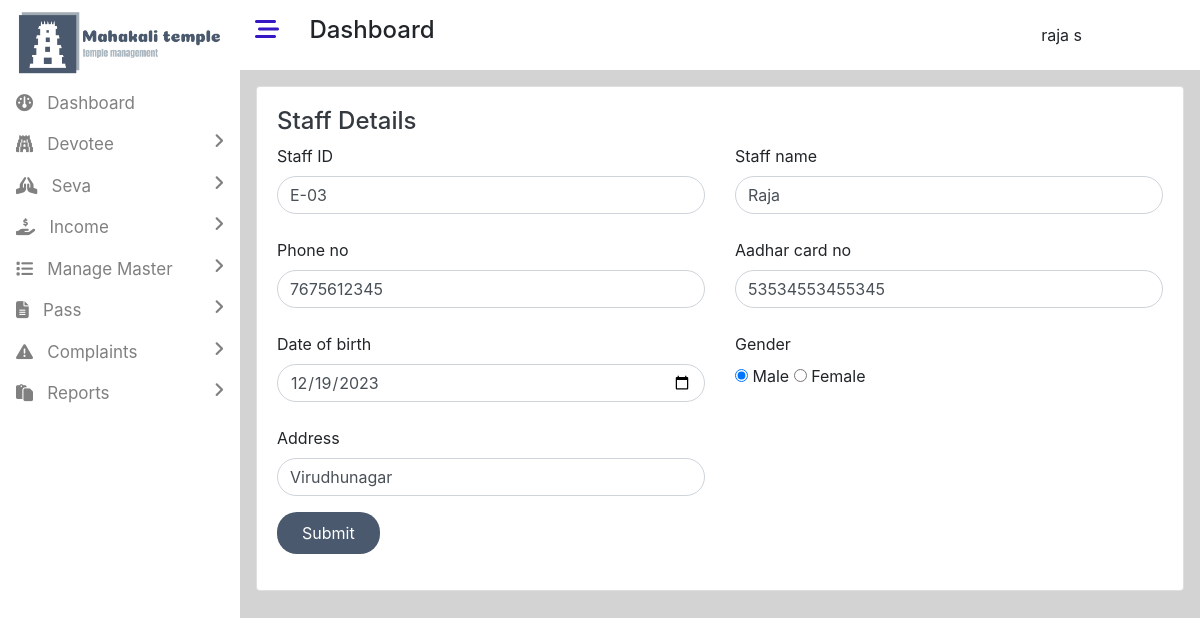
Page /admin/edit_staff.php?id=3 (signed in) on the committed database.
### tables this page shows
CREATE TABLE `user` (
  `user_id` int(11) NOT NULL,
  `first_name` varchar(50) NOT NULL,
  `last_name` varchar(50) NOT NULL,
  `email` varchar(50) NOT NULL,
  `password` varchar(50) NOT NULL,
  `role` varchar(50) NOT NULL,
  `reading_time` timestamp NOT NULL DEFAULT current_timestamp() ON UPDATE current_timestamp()
);

CREATE TABLE `staff` (
  `id` int(11) NOT NULL,
  `staff_id` varchar(30) NOT NULL,
  `staff_name` varchar(50) NOT NULL,
  `phone` varchar(50) NOT NULL,
  `aadhar` varchar(50) NOT NULL,
  `dob` varchar(50) NOT NULL,
  `gender` varchar(10) NOT NULL,
  `address` text NOT NULL,
  `reading_time` timestamp NOT NULL DEFAULT current_timestamp() ON UPDATE current_timestamp()
);

### admin/admin_db.php (called while the page is built, shortened)
<?php
$con=mysqli_connect("localhost","root","","temple");
        ?>
        <?php
class staff
{
    public function get_staff_id($id)
    {
        global $con;
        $sql="select * from staff where id=$id";
        $result=mysqli_query($con,$sql);
        return $row=mysqli_fetch_assoc($result);
    }
}
        ?>

### admin/edit_staff.php (the view, shortened to what this page needs)
<!DOCTYPE html>
<html lang="en">
<head>
    <link rel="stylesheet" href="../assets/bootstrap/bootstrap.min.css">
    <link rel="stylesheet" href="https://cdnjs.cloudflare.com/ajax/libs/font-awesome/6.4.2/css/all.min.css"  />
    <link rel="stylesheet" href="css/style.css">
</head>
<body class="dashboard-page">
<div>
<?php
include("includes/leftbar.php");
?>
<div style="width:80%;height:100vh;" class="float-right main-content">
<?php
include("includes/header.php");
?>
<div class="container p-3">
<div class="card">
    <div class="card-body">
<?php
include("admin_db.php");
$obj=new staff();
$states=$obj->get_staff_id($_GET["id"]);
?>
<form action="" method="post" autocomplete="off">
<h4><a href="manage_staff.php" class="text-decoration-none text-dark">Staff Details</a></h4>
<div class="row">
    <div class="col">
      <label for="country">Staff ID</label>
      <input type="text" class="form-control state-bor" id="email" value="<?=$states['staff_id']?>" name="staff_id" required>
    </div>
    <div class="col">
      <label for="country">Staff name</label>
      <input type="text" class="form-control state-bor" id="email" value="<?=$states['staff_name']?>" name="staff_name" required>
    </div>
</div>
<div class="row mt-4">
    <div class="col">
      <label for="country">Phone no</label>
      <input type="text" class="form-control state-bor" id="email" maxlength="10" value="<?=$states['phone']?>" name="phone" required>
    </div>
    <div class="col">
    <label for="country">Aadhar card no</label>
      <input type="text" class="form-control state-bor" id="email" value="<?=$states['aadhar']?>"  name="aadhar" required>
    </div>
</div>
<div class="row mt-4">
    <div class="col">
      <label for="country">Date of birth</label>
      <input type="date" class="form-control state-bor" id="email" value="<?=$states['dob']?>" required name="dob">
    </div>
    <div class="col">
    <label for="country">Gender</label>
    <div>
     <input type="radio" name="gender" value="Male" <?php if($states["gender"]=="Male") { echo "checked"; } ?> required> Male
     <input type="radio" name="gender" value="Female" <?php if($states["gender"]=="Female") { echo "checked"; } ?>> Female
     </div>
    </div>
  </div>
  <div class="row mt-4">
    <div class="col">
      <label for="country">Address</label>
      <input type="text" class="form-control state-bor" id="email" value='<?=$states["address"]?>' name="address" required>
    </div>
    <div class="col">
    </div>
  </div>
  <button type="submit" class="btn button-color mt-3 text-white px-4 py-2" name="edit_staff">Submit</button>
</div>
</div>
</div>
</div>
</div>
</body>
</html>

### admin/includes/header.php (shortened to what this page needs)
<div class="container-fluid">
    <div class="row">
        <div class="col-md-12 bg-white py-3">
        <h4>
        <i class="fa-solid fa-bars-staggered mybar23" style="color: #3518c3;"></i>
        <span class="ml-4 ">Dashboard</span>
        <div class="dropdown mydropdown float-right">
  <button type="button" class="mybutton btn bg-white" data-toggle="dropdown">
  <?php
  if(isset($_SESSION["uid"]))
  {
    include("../db.php");
    $sql66="select * from user where user_id=".$_SESSION["uid"];
    $result66=mysqli_query($con,$sql66);
    $row66=mysqli_fetch_assoc($result66);
    echo $row66["first_name"]." ".$row66["last_name"];
  }
  ?>
  </button>
</div>
        </h4>
        </div>
    </div>
</div>

### admin/css/style.css (style rules this page uses)
.mybar23,.mybar24 { cursor:pointer; }
.main-content { background-color:lightgray; }
.mydropdown { margin-right:90px; }

### admin/edit_staff.php (style rules this page uses)
.button-color { background-color:rgb(74,89,109); border-radius:20px; }
.state-bor { border-radius:40px; }

### rows in the picture
user: first_name "raja", last_name "s"
staff: staff_id "E-03", staff_name "Raja", phone "7675612345", aadhar "53534553455345", dob "12/19/2023", gender "☑", address "Virudhunagar"
